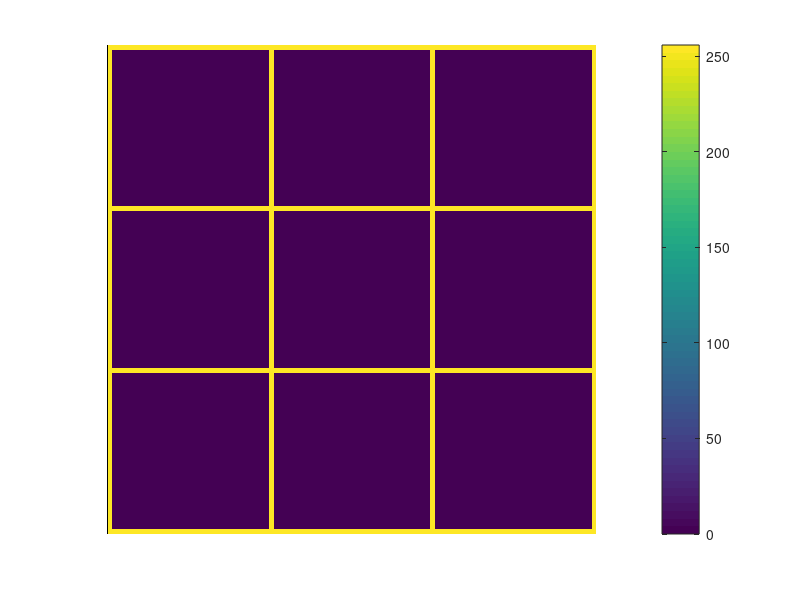
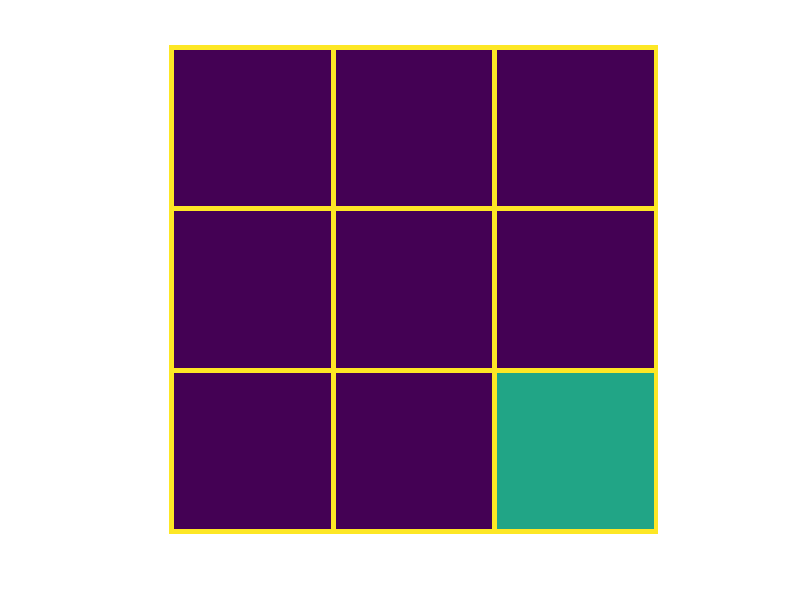
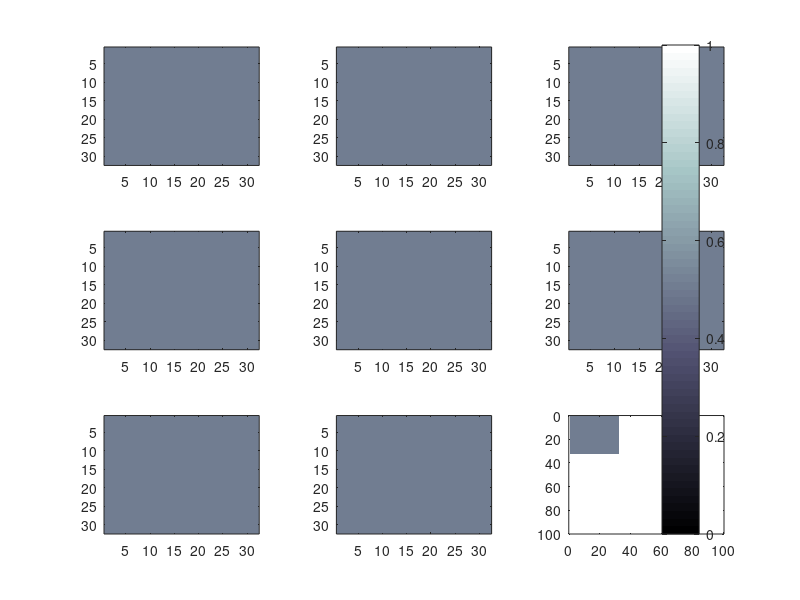

Source code (MATLAB) for these figures, in order:
% main.m

% imagesc(one_op_art(50,2))
% axis image; axis off;
%% 
% Base Case: 3-by-3 Square
function main()
height = 100;
background = zeros(height);
for ii = 1:floor(height)
    for jj = 1:floor(height)
        if (mod(jj,33) == 1)
            background(:,jj) = 256; 
        end
        if (mod(ii,33) == 1)
            background(ii,:) = 256;
            % Need to keep height always 100 because I couldn't find a way
            % to make the mouse interaction work not on a 0 to 100 scale.
            % Need to adjust the squares so that they fit evenly. 3 is uneven. 
        end
    end
end
display = background;

%Image display and Setup of the interactive figure. Find a way to get 
% rid of the axes. 
figure(1)
image = imagesc(display);
colorbar
axis image; axis off

%Testing change in color block
figure(2)
new_color = 150*ones((100-(3+1))/3);
displayed = display;
displayed(end-32:end-1, end-32:end-1) = new_color;
imagesc(displayed)
axis image; axis off
%Creating the 9 Squares
    block1 = display(2:33,2:33);
    block2 = display(2:33,(2:33)+33);
    block3 = display(2:33,end-32:end-1);
    block4 = display((2:33)+33,2:33);
    block5 = display((2:33)+33,(2:33)+33);
    block6 = display((2:33)+33, end-32:end-1);
    block7 = display(end-32:end-1,2:33);
    block8 = display(end-32:end-1,(2:33)+33);
    block9 = displayed(end-32:end-1,end-32:end-1);
    parts = zeros(32,32,3,3);
    parts(:,:,1,1) = block1;
    parts(:,:,1,2) = block2;
    parts(:,:,1,3) = block3;
    parts(:,:,2,1) = block4;
    parts(:,:,2,2) = block5;
    parts(:,:,2,3) = block6;
    parts(:,:,3,1) = block7;
    parts(:,:,3,2) = block8;
    parts(:,:,3,3) = block9;
%%Showing each square on a subplot
    figure(3)
    k = 1;
    for ii = 1:3
        for jj = 1:3
        subplot(3,3,k)
        imagesc(parts(:,:,ii,jj))
        k = k+1;
        end
    end
        
axis([0 100 0 100]);
ax = axes;
set(ax,'ButtonDownFcn',@CallBackEx,'PickableParts','all')
colormap bone;  axis off; colorbar
mousePos_x = []; mousePos_y = []; %Initialization
% Mouse interaction: gives you the x value and y-values of the point where 
% you clicked, scaled up by 100. 
    function CallBackEx(hObject,~)
        mousePos = get(hObject,'CurrentPoint');
        mousePos_x = 100*mousePos(1); mousePos_y = 100*mousePos(3);
    end

%Changing square colors
if display(round(mousePos_x),round(mousePos_y)) == 0
    %Need block positions to define each separate block


end
end